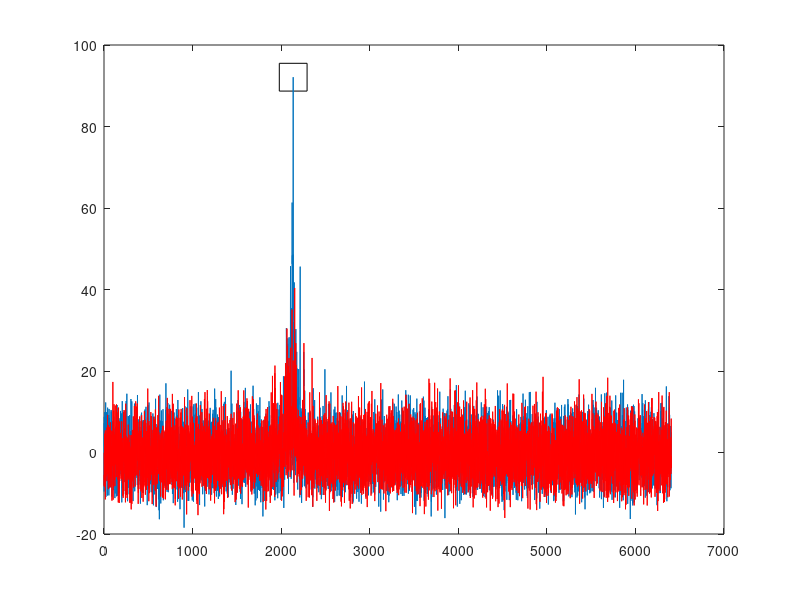

MATLAB code to generate this figure:
clear
clc
close

load template
load datatest

for ix = 1 : size(AGCbin,1)
    for iy = 1 : size(AGCbin,2)
        
        if isnan(AGC(ix,iy)) == 1 || AGC(ix,iy) <4 
        AGC(ix,iy)=0;
            
        end
        
        if  AGCbin(ix,iy)<3
            
            
            AGCbin(ix,iy)=0;
       
            
        end
    end
end 

%AGC = AGC+rand(size(AGC));

%% reshuffle data
I = randperm(size(AGC,1));
fakeAGC = AGC(I,:);



%% create fake dataset

data = zeros(size(AGC,1),size(AGC,2)*10).*2;
datafake = data;

data(:,size(AGC,2)*3:size(AGC,2)*3+size(AGC,2)-1) = AGC;
datafake(:,size(AGC,2)*3:size(AGC,2)*3+size(AGC,2)-1) = fakeAGC;

data = data + rand(size(data));
datafake = datafake + rand(size(datafake));
%% make detection
T = 1 : 1 : size(data,2) - size(AGCbin,2)-1;

tic
for id = 1 : length(T) - 1
    
    
   tmp = dot(AGCbin,data(:,T(id):T(id)+size(AGCbin,2)-1)); 
    
   detection(id) = max(tmp); 
    
      tmp = dot(AGCbin,datafake(:,T(id):T(id)+size(AGCbin,2)-1)); 
    
   fakedetection(id) = max(tmp); 
     
    
    
    
end
toc
plot(size(AGC,2)*3,max(detection-mean(detection)),'sk','MarkerSize',20)
hold on

plot(detection-mean(detection))
hold on
plot(fakedetection-mean(detection),'r')

hold on
